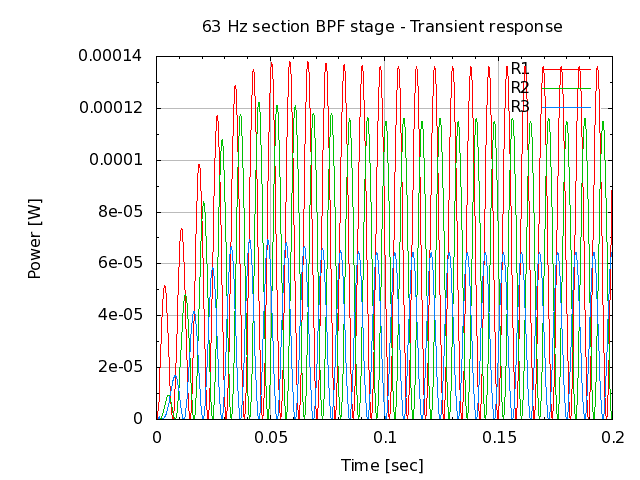

Reproduce this figure in gnuplot.
# setup terminal
set term png

# setup graph
set output "26.006.00.52.04.png"
set title "63 Hz section BPF stage - Transient response"

# setup Y-axis
set grid ytics lt 1 lw 1 lc rgb "#bbbbbb"
set mytics
set ylabel "Power [W]"

# setup X-axis
set grid xtics lt 1 lw 1 lc rgb "#bbbbbb"
set mxtics
set xlabel "Time [sec]"

# setup plot style
set style data lines
plot '26.006.00.52.04.dat' using 1:2 title "R1", \
     '26.006.00.52.04.dat' using 1:3 title "R2", \
     '26.006.00.52.04.dat' using 1:4 title "R3"

# set output back to default
set output

# reset terminal type
set terminal pop
